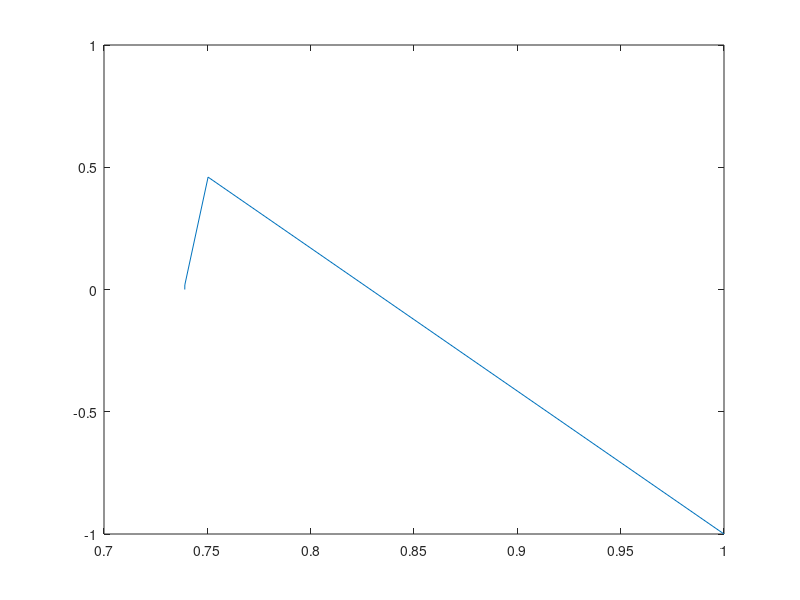

This chart was generated by the following MATLAB code:
% Newton Raphson Method for solving x-cos(x)
clc; close all; clear all;

fprintf('Resolution by Netwon Raphson Method\n');

% variables
iter = 0;
iterlim = 100;
elim = 1e-6;
x0 = 0;
x = x0;
e = 1e20;

nr_xt = [];  nr_fxt = [];

while ((e > elim) && (iter < iterlim))
    f = x - cos(x);
    df = 1 + sin(x);
    if df ~= 0
        xnew = x - (f/df);
    else
        fprintf('df = 0, end of iterations\n');
        break
    end
  
    e = abs(xnew - x);
    x = xnew;
    iter = iter + 1;

    nr_xt(iter) = x;
    nr_fxt(iter) = f;
   
    fprintf('iter %d: x = %.6f, e = %.5e\n', iter-1, x, e);
end



fprintf('The fixed point is approximately x = %.6f\n', x);

figure(1)
plot(nr_xt, nr_fxt)
